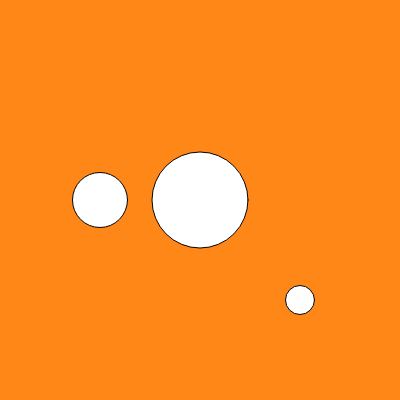
Frame 1 (no input)
Frame 60 (no input): identical to frame 1, image omitted
Frame 120 (the mouse pressed at the canvas centre since frame 60): identical to frame 1, image omitted

The p5.js sketch that drew this single still picture (run headless with seeded random() and noise() and a simulated clock; from frame 60 on, the mouse is pressed at the canvas centre):

// p5.js sketch
// ── sketch.js
/* 
Original code by Daniel Shiffman: Code below is for https://vimeo.com/channels/learningp5js/141211396
Modified by Dawn C. Hayes

*/

// an array is a list of items
var nums = [200, 43, 29, 96]; // an array with 4 items, index 0-3
var num = 55; // a variable

function setup() {
	createCanvas(400, 400);
}

function draw() {
	background(255, 135, 23);
	ellipse(100, 200, num, num); // width and height are drawn at the variable num
	ellipse(200, 200, nums[3], nums[3]); //width and height are drawn at index 3 for a value of 96
	ellipse(300, 300, nums[2], nums[2]); //width and height are drawn at index 2 for a value of 29
}
